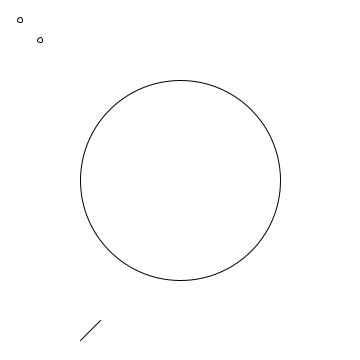
Frame 1 (no input)
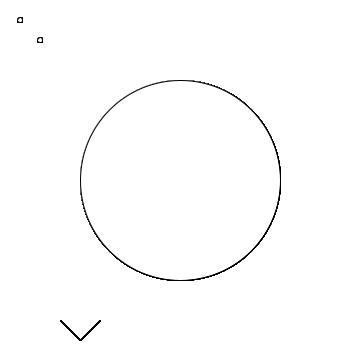
Frame 60 (the mouse pressed at the canvas centre just before this capture)
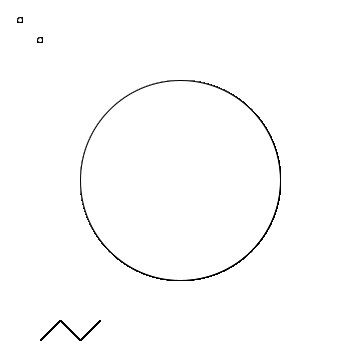
Frame 120 (the mouse held since frame 60 and released just before this capture)

The Processing sketch that drew these frames (run headless with seeded random() and noise(); from frame 60 on, the mouse is pressed at the canvas centre):

// Processing sketch: processing_27776
// ── processing_27776.pde

int s;
int m;

void setup(){
  size(360, 360);
  background(255);
  s = 0;
  m = 0;
}

void draw(){
  s = second();
  m = minute();
  
//SECONDS
//TOP - 15 seconds
  if(s == 1){
    background(255);
  line(20, 40, 40, 20);//1
  }
  if(s == 2){
  line(40, 20, 60, 40);//2
  }
  if(s == 3){
  line(60, 40, 80, 20);//3
  }
  if(s == 4){
  line(80, 20, 100, 40);//4
  }
  if(s == 5){
  line(100, 40, 120, 20);//5
  }
  if(s == 6){
  line(120, 20, 140, 40);//6
  }
  if(s == 7){
  line(140, 40, 160, 20);//7
  }
  if(s == 8){
  line(160, 20, 180, 40);//8
  }
  if(s == 9){
  line(180, 40, 200, 20);//9
  }
  if(s == 10){
  line(200, 20, 220, 40);//10
  }
  if(s == 11){
  line(220, 40, 240, 20);//11
  }
  if(s == 12){
  line(240, 20, 260, 40);//12
  }
  if(s == 13){
  line(260, 40, 280, 20);//13
  }
  if(s == 14){
  line(280, 20, 300, 40);//14
  }
  if(s == 15){
  line(300, 40, 320, 20);//15
  }
//RIGHT - 30 seconds
  if(s == 16){
  line(320, 20, 340, 40);//16
  }
  if(s == 17){
  line(340, 40, 320, 60);//17
  }
  if(s == 18){
  line(320, 60, 340, 80);//18
  }
  if(s == 19){
  line(340, 80, 320, 100);//19
  }
  if(s == 20){
  line(320, 100, 340, 120);//20
  }
  if(s == 21){
  line(340, 120, 320, 140);//21
  }
  if(s == 22){
  line(320, 140, 340, 160);//22
  }
  if(s == 23){
  line(340, 160, 320, 180);//23
  }
  if(s == 24){
  line(320, 180, 340, 200);//24
  }
  if(s == 25){
  line(340, 200, 320, 220);//25
  }
  if(s == 26){
  line(320, 220, 340, 240);//26
  }
  if(s == 27){
  line(340, 240, 320, 260);//27
  }
  if(s == 28){
  line(320, 260, 340, 280);//28
  }
  if(s == 29){
  line(340, 280, 320, 300);//29
  }
  if(s == 30){
  line(320, 300, 340, 320);//30
  }
//BOTTOM - 45 seconds
  if(s == 31){
  line(340, 320, 320, 340);//31
  }
  if(s == 32){
  line(320, 340, 300, 320);//32
  }
  if(s == 33){
  line(300, 320, 280, 340);//33
  }
  if(s == 34){
  line(280, 340, 260, 320);//34
  }
  if(s == 35){
  line(260, 320, 240, 340);//35
  }
  if(s == 36){
  line(240, 340, 220, 320);//36
  }
  if(s == 37){
  line(220, 320, 200, 340);//37
  }
  if(s == 38){
  line(200, 340, 180, 320);//38
  }
  if(s == 39){
  line(180, 320, 160, 340);//39
  }
  if(s == 40){
  line(160, 340, 140, 320);//40
  }
  if(s == 41){
  line(140, 320, 120, 340);//41
  }
  if(s == 42){
  line(120, 340, 100, 320);//42
  }
  if(s == 43){
  line(100, 320, 80, 340);//43
  }
  if(s == 44){
  line(80, 340, 60, 320);//44
  }
  if(s == 45){
  line(40, 340, 60, 320);//45
  }
//LEFT - 59 seconds
  if(s == 46){
  line(20, 320, 40, 340);//46
  }
  if(s == 47){
  line(40, 300, 20, 320);//47
  }
  if(s == 48){
  line(20, 280, 40, 300);//48
  }
  if(s == 49){
  line(40, 260, 20, 280);//49
  }
  if(s == 50){
  line(20, 240, 40, 260);//50
  }
  if(s == 51){
  line(40, 220, 20, 240);//51
  }
  if(s == 52){
  line(20, 200, 40, 220);//52
  }
  if(s == 53){
  line(40, 180, 20, 200);//53
  }
  if(s == 54){
  line(20, 160, 40, 180);//54
  }
  if(s == 55){
  line(40, 140, 20, 160);//55
  }
  if(s == 56){
  line(20, 120, 40, 140);//56
  }
  if(s == 57){
  line(40, 100, 20, 120);//57
  }
  if(s == 58){
  line(20, 80, 40, 100);//58
  }
  if(s == 59){
  line(40, 60, 20, 80);//59
  }
  if(s == 0){
  line(20, 40, 40, 60);//0
  }

//MINUTES
//TOP - 15 minutes
if(m > 0){
ellipse(20, 20, 5, 5);//1
}
if(m > 1){
ellipse(40, 40 , 5, 5);//2
}
if(m > 2){
ellipse(60, 20, 5, 5);//3
}
if(m > 3){
ellipse(80, 40, 5, 5);//4
}
if(m > 4){
ellipse(100, 20, 5, 5);//5
}
if(m > 5){
ellipse(120, 40, 5, 5);//6
}
if(m > 6){
ellipse(140, 20, 5, 5);//7
}
if(m > 7){
ellipse(160, 40, 5, 5);//8
}
if(m > 8){
ellipse(180, 20, 5, 5);//9
}
if(m > 9){
ellipse(200, 40, 5, 5);//10
}
if(m > 10){
ellipse(220, 20, 5, 5);//11
}
if(m > 11){
ellipse(240, 40, 5, 5);//12
}
if(m > 12){
ellipse(260, 20, 5, 5);//13
}
if(m > 13){
ellipse(280, 40, 5, 5);//14
}
if(m > 14){
ellipse(300, 20, 5, 5);//15
}
//RIGHT - 30 minutes
if(m > 15){
ellipse(320, 40, 5, 5);//16
}
if(m > 16){
ellipse(340, 20, 5, 5);//17
}
if(m > 17){
ellipse(340, 60, 5, 5);//18
}
if(m > 18){
ellipse(320, 80, 5, 5);//19
}
if(m > 19){
ellipse(340, 100, 5, 5);//20
}
if(m > 20){
ellipse(320, 120, 5, 5);//21
}
if(m > 21){
ellipse(340, 140, 5, 5);//22
}
if(m > 22){
ellipse(320, 160, 5, 5);//23
}
if(m > 23){
ellipse(340, 180, 5, 5);//24
}
if(m > 24){
ellipse(320, 200, 5, 5);//25
}
if(m > 25){
ellipse(340, 220, 5, 5);//26
}
if(m > 26){
ellipse(320, 240, 5, 5);//27
}
if(m > 27){
ellipse(340, 260, 5, 5);//28
}
if(m > 28){
ellipse(320, 280, 5, 5);//29
}
if(m > 29){
ellipse(340, 300, 5, 5);//30
}
//BOTTOM - 45 minutes
if(m > 30){
ellipse(320, 320, 5, 5);//31
}
if(m > 31){
ellipse(340, 340, 5, 5);//32
}
if(m > 32){
ellipse(300, 340, 5, 5);//33
}
if(m > 33){
ellipse(280, 320, 5, 5);//34
}
if(m > 34){
ellipse(260, 340, 5, 5);//35
}
if(m > 35){
ellipse(240, 320, 5, 5);//36
}
if(m > 36){
ellipse(220, 340, 5, 5);//37
}
if(m > 37){
ellipse(200, 320, 5, 5);//38
}
if(m > 38){
ellipse(180, 340, 5, 5);//39
}
if(m > 39){
ellipse(160, 320, 5, 5);//40
}
if(m > 40){
ellipse(140, 340, 5, 5);//41
}
if(m > 41){
ellipse(120, 320, 5, 5);//42
}
if(m > 42){
ellipse(100, 340, 5, 5);//43
}
if(m > 43){
ellipse(80, 320, 5, 5);//44
}
if(m > 44){
ellipse(60, 340, 5, 5);//45
}
//LEFT - 59 minutes
if(m > 45){
ellipse(40, 320, 5, 5);//46
}
if(m > 46){
ellipse(20, 340, 5, 5);//47
}
if(m > 47){
ellipse(20, 300, 5, 5);//48
}
if(m > 48){
ellipse(40, 280, 5, 5);//49
}
if(m > 49){
ellipse(20, 260, 5, 5);//50
}
if(m > 50){
ellipse(40, 240, 5, 5);//51
}
if(m > 51){
ellipse(20, 220, 5, 5);//52
}
if(m > 52){
ellipse(40, 200, 5, 5);//53
}
if(m > 53){
ellipse(20, 180, 5, 5);//54
}
if(m > 54){
ellipse(40, 160, 5, 5);//55
}
if(m > 55){
ellipse(20, 140, 5, 5);//56
}
if(m > 56){
ellipse(40, 120, 5, 5);//57
}
if(m > 57){
ellipse(20, 100, 5, 5);//58
}
if(m > 58){
ellipse(40, 80, 5, 5);//59
}
if(m > 59){
ellipse(20, 60, 5, 5);
}


//HOUR
ellipse(180, 180, 200, 200);

  println(s);
  println(m);
  

//  if(s == 0){
//  if(m == 0){
//    background(255);
//  }
//  }
}
